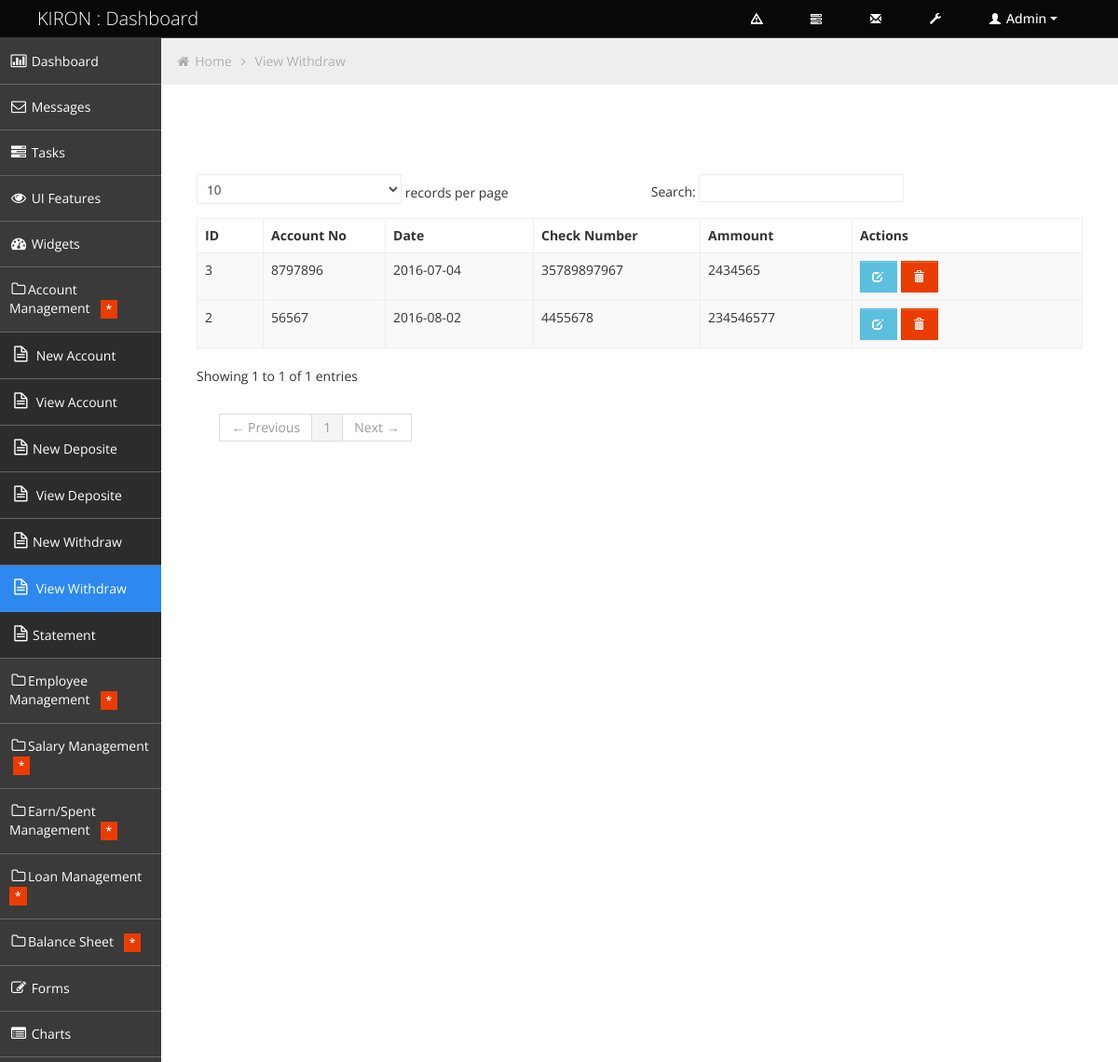
The page /management/view_withdraw.php on the database its author committed.
### tables this page shows
CREATE TABLE `withdraw` (
  `id` int(11) NOT NULL,
  `account_no` varchar(100) NOT NULL,
  `date` date NOT NULL,
  `check_no` varchar(100) NOT NULL,
  `ammount` varchar(100) NOT NULL
);

### management/view_withdraw.php (the view, shortened to what this page needs)
<!DOCTYPE html>
<html lang="en">
<head>
	<link id="bootstrap-style" href="css/bootstrap.min.css" rel="stylesheet">
	<link href="css/bootstrap-responsive.min.css" rel="stylesheet">
	<link id="base-style" href="css/style.css" rel="stylesheet">
	<link id="base-style-responsive" href="css/style-responsive.css" rel="stylesheet">
</head>
<body>
	<div class="navbar">
		<div class="navbar-inner">
			<div class="container-fluid">
				<a class="brand" href="index.php"><span>KIRON : Dashboard</span></a>
				<div class="nav-no-collapse header-nav">
					<ul class="nav pull-right">
						<li class="dropdown hidden-phone">
							<a class="btn dropdown-toggle" data-toggle="dropdown" href="#">
							</a>
						</li>
						<li class="dropdown hidden-phone">
							<a class="btn dropdown-toggle" data-toggle="dropdown" href="#">
							</a>
						</li>
						<li class="dropdown hidden-phone">
							<a class="btn dropdown-toggle" data-toggle="dropdown" href="#">
								<i class="halflings-icon white envelope"></i>
							</a>
						</li>
						<li>
							<a class="btn" href="#">
								<i class="halflings-icon white wrench"></i>
							</a>
						</li>
						<li class="dropdown">
							<a class="btn dropdown-toggle" data-toggle="dropdown" href="#">
								<i class="halflings-icon white user"></i> Admin
								<span class="caret"></span>
							</a>
						</li>
					</ul>
				</div>
			</div>
		</div>
	</div>
		<div class="container-fluid-full">
		<div class="row-fluid">
			<div id="sidebar-left" class="span2">
				<div class="nav-collapse sidebar-nav">
					<ul class="nav nav-tabs nav-stacked main-menu">
						<li><a href="index.html"><i class="icon-bar-chart"></i><span class="hidden-tablet"> Dashboard</span></a></li>
						<li><a href="messages.html"><i class="icon-envelope"></i><span class="hidden-tablet"> Messages</span></a></li>
						<li><a href="tasks.html"><i class="icon-tasks"></i><span class="hidden-tablet"> Tasks</span></a></li>
						<li><a href="ui.html"><i class="icon-eye-open"></i><span class="hidden-tablet"> UI Features</span></a></li>
						<li><a href="widgets.html"><i class="icon-dashboard"></i><span class="hidden-tablet"> Widgets</span></a></li>
						<li>
							<?php include('account_management.php');?>
						</li>
                        <li>
							<?php include('employee_management.php');?>
						</li>
                        <li>
							<?php include('salary_management.php');?>
						</li>
                        <li>
							<?php include('earn_spent_management.php');?>
						</li>
                        <li>
							<?php include('loan_management.php');?>
						</li>
                        <li>
							<?php include('balance_sheet_management.php');?>
						</li>
						<li><a href="form.html"><i class="icon-edit"></i><span class="hidden-tablet"> Forms</span></a></li>
						<li><a href="chart.html"><i class="icon-list-alt"></i><span class="hidden-tablet"> Charts</span></a></li>
						<li><a href="typography.html"><i class="icon-font"></i><span class="hidden-tablet"> Typography</span></a></li>
					</ul>
				</div>
			</div>
            <div id="content" class="span10">
			<ul class="breadcrumb">
				<li>
					<i class="icon-home"></i>
					<a href="index.php">Home</a>
					<i class="icon-angle-right"></i>
				</li>
				<li><a href="#">View Withdraw</a></li>
			</ul>
	<?php
require('db_config.php');
 $sql =	"SELECT * FROM withdraw";
 $result = mysqli_query($mysqli,$sql);
 ?>
 <div class="row-fluid sortable">
				<div class="box span12">
					<div class="box-header" data-original-title>
						<h2><i class="halflings-icon user"></i><span class="break"></span>Members</h2>
						<div class="box-icon">
							<a href="#" class="btn-setting"><i class="halflings-icon wrench"></i></a>
							<a href="#" class="btn-minimize"><i class="halflings-icon chevron-up"></i></a>
							<a href="#" class="btn-close"><i class="halflings-icon remove"></i></a>
						</div>
					</div></div>
 <div class="box-content">
						<table class="table table-striped table-bordered bootstrap-datatable datatable">
                        <thead><tr><th width="4%">ID</th><th width="7%">Account No</th><th width="9%">Date</th><th width="9%">Check Number </th><th width="9%">Ammount</th><th width="14%">Actions</th></tr></thead>
 <?php
 while($data = mysqli_fetch_array($result)){
 ?>
	<tbody>
	 <tr>
     <td><?php echo $data['id']?></td>
     <td><?php echo $data['account_no']?></td>
	  <td><?php echo $data['date']?></td>
	   <td><?php echo $data['check_no']?></td>
	    <td><?php echo $data['ammount']?></td>
	<td class="center">
	<a class="btn btn-info" href="edit_withdraw.php?id=<?php echo $data['id'] ?>">
		<i class="halflings-icon white edit"></i></a>
	<a class="btn btn-danger" href="delete_withdraw.php?id=<?php echo $data['id'] ?>">
		<i class="halflings-icon white trash"></i></a>
								</td>
				</tbody>
                 <?php } ?>
				 </table>
	 </div>
			</div>
	</div>
		</div>
        </div>
</body>
</html>

### management/css/style-responsive.css (style rules this page uses)
@media (min-width: 1200px) { .container-fluid-full { overflow: hidden; position: relative; height: 100%; } }
@media (min-width: 1200px) { #content { width: 85.578%; padding: 28px; margin: 0px 0px; margin-left: 14.422% !important; } }
@media (min-width: 1200px) { #sidebar-left { background: #3A3A3A; margin-left: 0px !important; position: absolute; height: 100%; } }
@media (min-width: 1200px) { .sidebar-nav > ul { margin: 0px; } }

### management/css/halflings.css (style rules this page uses)
html, html .halflings { -webkit-font-smoothing: antialiased !important; }
.halflings-icon { display: inline-block; width: 14px; height: 14px; line-height: 14px; vertical-align: text-top; background-image: url(../img/glyphicons_halflings.svg); background-position: 0 0; background-repeat: no-repeat; vertical-align: top; *display: inline; *zoom: 1; *margin-right: .3em; }
.halflings-icon.white { background-image: url(../img/glyphicons_halflings-white.svg); }
.halflings-icon.envelope { background-position: -72px 0; }
.halflings-icon.user { background-position: -168px 0; }
.halflings-icon.trash { background-position: -456px 0; }
.halflings-icon.edit { background-position: -96px -72px; }
.halflings-icon.wrench { background-position: -360px -144px; }

### rows shown on the page
withdraw: id "2", account_no "56567", date "2016-08-02", check_no "4455678", ammount "234546577"
withdraw: id "3", account_no "8797896", date "2016-07-04", check_no "35789897967", ammount "2434565"
